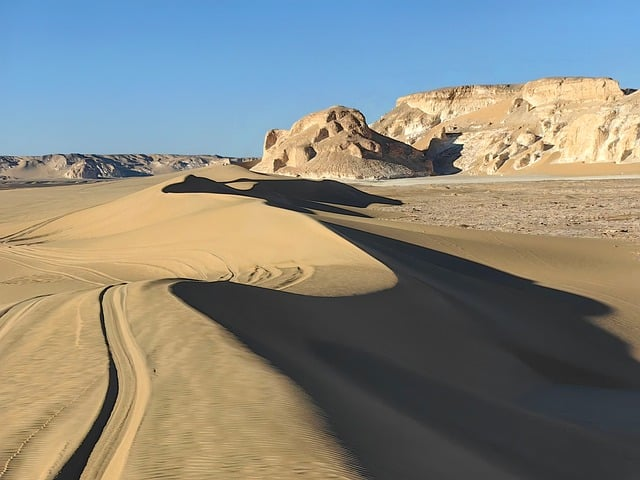
#> input picture images/view.jpg, 640 x 480 px
$ python 09_draw.py
#> lines starting #> are read from the running program, lines starting #| are printed output that depends on the picture
import cv2 as cv
import numpy as np
import os

# Create a blank image (400x400) with 3 color channels (BGR), filled with zeros (black)
blank = np.zeros((400, 400, 3), dtype='uint8')
cv.imshow('Blank', blank)

# Get the current working directory
root = os.getcwd()
# Create the path to the sample image
imgPath = os.path.join(root, 'images/view.jpg')
# Read the sample image from the path
img = cv.imread(imgPath)
#> img is the input picture: shape (480, 640, 3); mean B, G, R 125.8, 134.7, 134.5

# Display the original image
cv.imshow('View', img)

# -----------------------------------------------------
# 1. Paint the image a certain color (example commented out)
# This would fill a rectangular region in the blank image with green
blank[150:250, 160:260] = 0, 255, 0
cv.imshow('Green', blank)
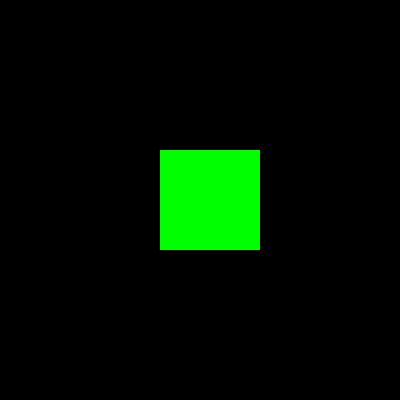
#> window 'Green': shape (400, 400, 3); mean B, G, R 0, 15.9, 0

# -----------------------------------------------------
# 2. Draw a filled rectangle
# thickness = -1 means the rectangle will be filled
cv.rectangle(blank, (100, 100), (250, 300), (0, 255, 0), thickness=-1)
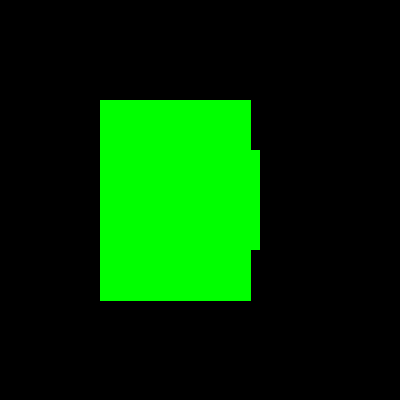
#> blank: shape (400, 400, 3); mean of channels 0, 1, 2 0, 49.8, 0; drawn as B, G, R
cv.imshow('Rectangle', blank)

# Example: Rectangle from a point to half the width/height of the image (commented out)
cv.rectangle(blank, (100,100), (blank.shape[1]//2, blank.shape[0]//2), (0,255,0), thickness=-1)
cv.imshow('Rectangle', blank)

# -----------------------------------------------------
# 3. Draw a filled circle
# Center: middle of the image, radius: 40 pixels, color: red, filled
cv.circle(blank, (blank.shape[1]//2, blank.shape[0]//2), 40, (0, 0, 255), thickness=-1)
cv.imshow('circle', blank)

# -----------------------------------------------------
# 4. Draw a white line
# From point (100, 250) to point (200, 300), thickness: 3
cv.line(blank, (100, 250), (200, 300), (255, 255, 255), thickness=3)
cv.imshow('Line', blank)

# -----------------------------------------------------
# 5. Write text on the image
# Text: "Hello my name is ALP!", position: (100, 80), font: Hershey Triplex,
# scale: 0.5, color: green, thickness: 1
cv.putText(blank, 'Hello my name is ALP!', (100, 80), cv.FONT_HERSHEY_TRIPLEX, 0.5, (0, 255, 0), thickness=1)
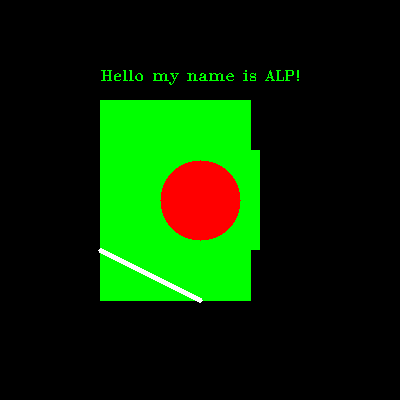
#> blank: shape (400, 400, 3); mean of channels 0, 1, 2 0.9, 42.8, 8.9; drawn as B, G, R
cv.imshow('Text', blank)

# Final display of the image with all shapes and text
cv.imshow('Rectangle', blank)

# Wait indefinitely until a key is pressed
cv.waitKey(0)
